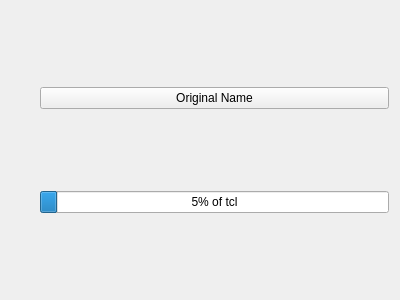
<?xml version="1.0" encoding="UTF-8"?>
<ui version="4.0">
 <class>Form</class>
 <widget class="QWidget" name="Form">
  <property name="geometry">
   <rect>
    <x>0</x>
    <y>0</y>
    <width>400</width>
    <height>300</height>
   </rect>
  </property>
  <property name="windowTitle">
   <string>Form</string>
  </property>
  <layout class="QVBoxLayout" name="verticalLayout_2">
    <property name="leftMargin">
        <number>40</number>
    </property>
    <item>
        <widget class="QPushButton" name="Test">
            <property name="geometry">
                <rect>
                <x>120</x>
                <y>70</y>
                <width>98</width>
                <height>27</height>
                </rect>
            </property>
            <property name="text">
                <string>Original Name</string>
            </property>
        </widget>
    </item>
    <item>
        <widget class="QProgressBar" name="progressBar">
            <property name="value">
                <number>5</number>
            </property>
            <property name="format">
                <string>%v% of tcl</string>
            </property>
        </widget>
    </item>
  </layout>
 </widget>
 <resources/>
 <connections/>
</ui>
